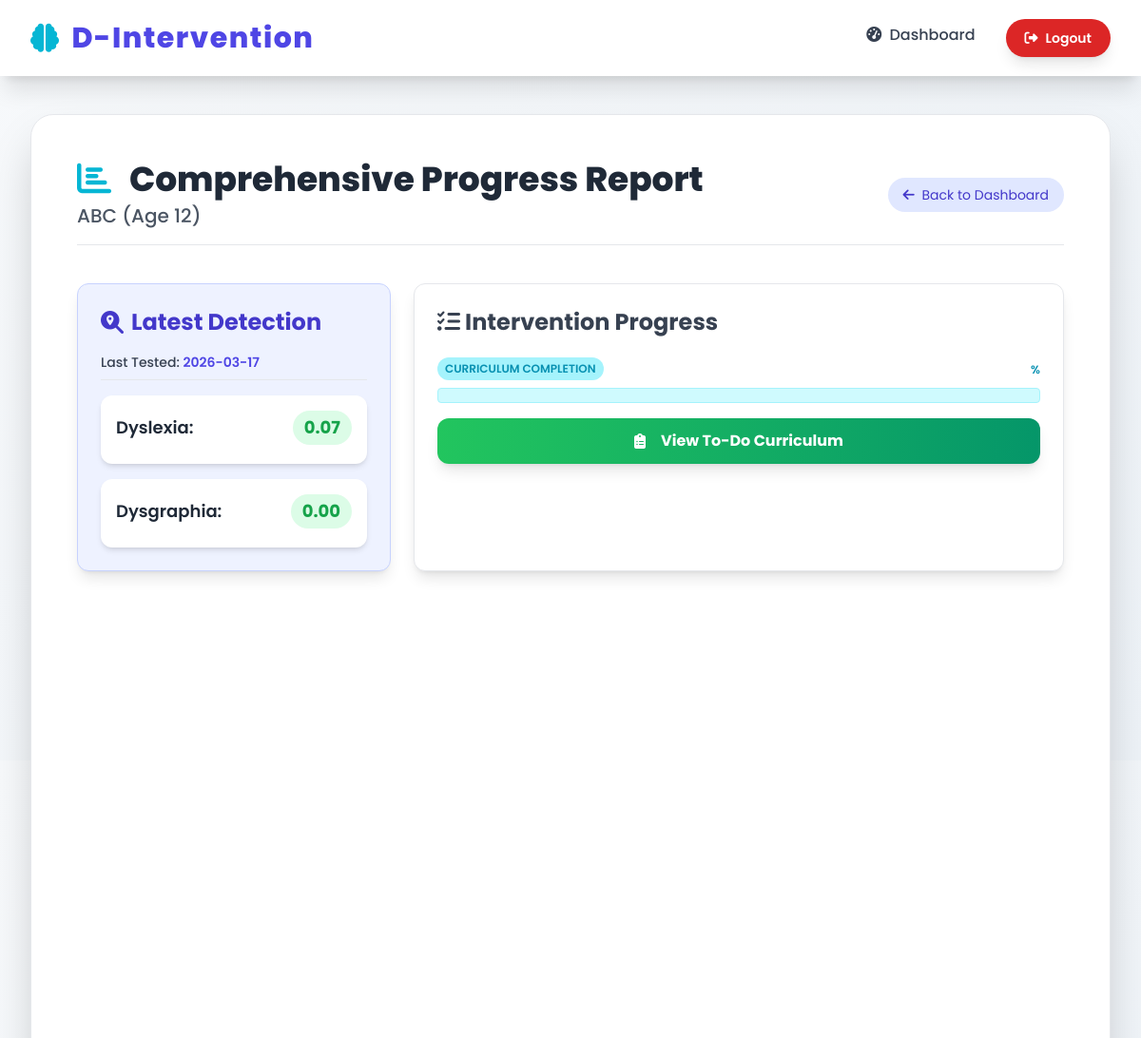
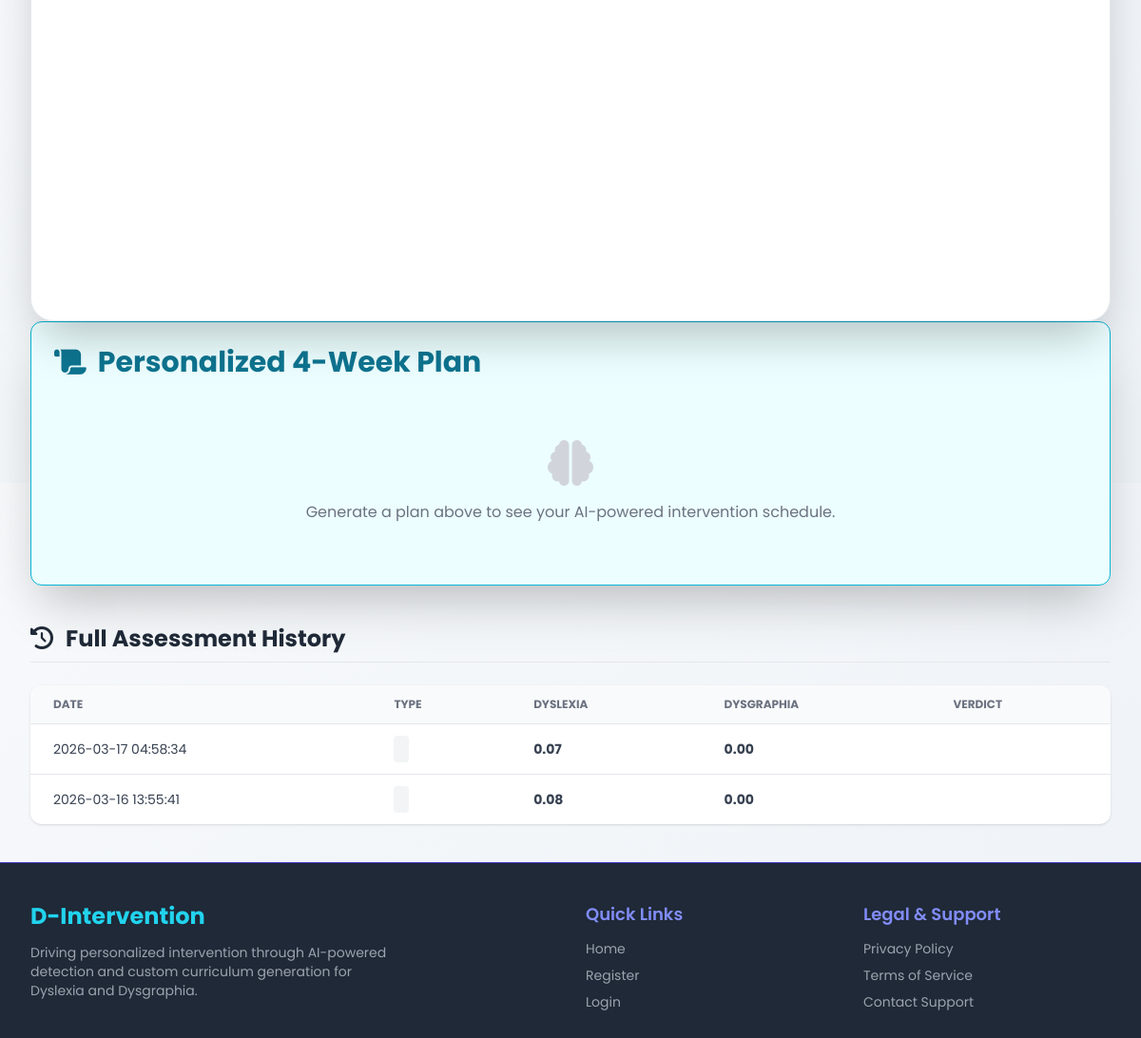
Screenshot of /parent/child_progress/3 (signed in) with the database file from the repository (2 pictures, top to bottom).
### tables this page shows
CREATE TABLE children (
            id INTEGER PRIMARY KEY AUTOINCREMENT,
            parent_id INTEGER NOT NULL,
            name TEXT NOT NULL,
            age INTEGER NOT NULL,
            school_class TEXT,
            created_at TIMESTAMP DEFAULT CURRENT_TIMESTAMP,
            FOREIGN KEY (parent_id) REFERENCES parents(id) ON DELETE CASCADE
        );

CREATE TABLE assessments (
            id INTEGER PRIMARY KEY AUTOINCREMENT,
            child_id INTEGER,
            parent_id INTEGER,
            screening_type TEXT NOT NULL,
            dyslexia_score REAL DEFAULT 0.0,
            dysgraphia_score REAL DEFAULT 0.0,
            verdict TEXT,
            raw_data_path TEXT,
            reference_text TEXT, 
            created_at TIMESTAMP DEFAULT CURRENT_TIMESTAMP,
            FOREIGN KEY (child_id) REFERENCES children(id) ON DELETE SET NULL,
            FOREIGN KEY (parent_id) REFERENCES parents(id) ON DELETE CASCADE
        );

### app.py (the view)
@app.route('/parent/child_progress/<int:child_id>')
@parent_required
def child_progress(child_id):
    conn = get_db_connection()
    parent = conn.execute("SELECT username FROM parents WHERE id = ?", (session['parent_id'],)).fetchone()
    child_check = conn.execute("SELECT parent_id, name, age FROM children WHERE id = ?", (child_id,)).fetchone()
    if not child_check or child_check['parent_id'] != session['parent_id']:
          flash("Unauthorized access.", "error")
          conn.close()
          return redirect(url_for('parent_dashboard'))
    child = dict(child_check)
    child['id'] = child_id
    all_assessments = conn.execute("""
        SELECT dyslexia_score, dysgraphia_score, raw_data_path, created_at, reference_text
        FROM assessments WHERE child_id = ? ORDER BY created_at DESC
    """, (child_id,)).fetchall()
    all_assessments = [dict(a) for a in all_assessments]
    latest_assessment = all_assessments[0] if all_assessments else None
    conn.close()
    print()
    return render_template(
        'child_progress.html',
        parent=parent, # <--- ADD THIS LINE
        child=child,
        latest_assessment=latest_assessment,
        all_assessments=all_assessments,
        generate_personalized_curriculum=generate_personalized_curriculum
    )

### app.py (called while the page is built)
def get_db_connection():
    conn = sqlite3.connect(DATABASE)
    conn.row_factory = sqlite3.Row
    return conn

def login_required_role(role):
    def wrapper(f):
        @wraps(f)
        def decorated(*args, **kwargs):
            if role == 'admin' and session.get('role') != 'admin':
                flash("Please log in as Admin.", "warning")
                return redirect(url_for('login'))
            if role == 'parent' and session.get('role') != 'parent':
                flash("Please log in as Parent.", "warning")
                return redirect(url_for('login'))
            return f(*args, **kwargs)
        return decorated
    return wrapper

### templates/child_progress.html (shortened to what this page needs)
{% extends "layout.html" %}
{% block content %}
    <header class="mb-10 border-b pb-4 flex flex-col md:flex-row justify-between items-start md:items-center">
        <div>
            <h2 class="text-4xl font-extrabold text-gray-800"><i class="fas fa-chart-bar mr-3 text-cyan-500"></i> Comprehensive Progress Report</h2>
            <p class="text-gray-600 text-xl mt-1 font-medium">{{ child['name'] }} (Age {{ child['age'] }})</p>
        </div>
        <a href="{{ url_for('admin_dashboard' if session.get('role') == 'admin' else 'parent_dashboard') }}"
           class="mt-4 md:mt-0 text-sm bg-indigo-100 text-indigo-700 px-4 py-2 rounded-full hover:bg-indigo-200 transition duration-150">
            <i class="fas fa-arrow-left mr-1"></i> Back to Dashboard
        </a>
    </header>
    <div class="grid grid-cols-1 md:grid-cols-3 gap-6 mb-10">
        <div class="bg-indigo-50 p-6 rounded-xl shadow-lg border border-indigo-200" data-aos="fade-up">
            <h3 class="text-2xl font-bold text-indigo-700 mb-4 flex items-center gap-2"><i class="fas fa-search-location"></i> Latest Detection</h3>
            {% if latest_assessment %}
                <p class="text-sm text-gray-700 font-medium mb-4 border-b pb-2">Last Tested: <span class="text-indigo-600 font-semibold">{{ latest_assessment['created_at'].split()[0] }}</span></p>
                <div class="space-y-4">
                    <div class="p-4 rounded-xl bg-white shadow-md">
                        <h4 class="font-semibold text-lg mb-1 flex justify-between items-center">Dyslexia:
                            <span class="{% if latest_assessment['dyslexia_score'] >= 0.4 %} text-red-600 bg-red-100 {% else %} text-green-600 bg-green-100 {% endif %} px-3 py-1 rounded-full font-bold">
                                {{ "{:.2f}".format(latest_assessment['dyslexia_score']) }}
                            </span>
                        </h4>
                    </div>
                    <div class="p-4 rounded-xl bg-white shadow-md">
                        <h4 class="font-semibold text-lg mb-1 flex justify-between items-center">Dysgraphia:
                            <span class="{% if latest_assessment['dysgraphia_score'] >= 0.6 %} text-red-600 bg-red-100 {% else %} text-green-600 bg-green-100 {% endif %} px-3 py-1 rounded-full font-bold">
                                {{ "{:.2f}".format(latest_assessment['dysgraphia_score']) }}
                            </span>
                        </h4>
                    </div>
                </div>
            {% else %}
                <p class="text-gray-600 italic">No assessments found. Run a screening to see results.</p>
            {% endif %}
        </div>
        <div class="md:col-span-2 bg-white p-6 rounded-xl shadow-lg border border-gray-200">
            <h3 class="text-2xl font-bold text-gray-700 mb-4"><i class="fas fa-tasks"></i> Intervention Progress</h3>
            <div class="relative pt-1">
                <div class="flex mb-2 items-center justify-between">
                    <div>
                        <span class="text-xs font-semibold inline-block py-1 px-2 uppercase rounded-full text-cyan-600 bg-cyan-200">
                            Curriculum Completion
                        </span>
                    </div>
                    <div class="text-right">
                        <span class="text-xs font-semibold inline-block text-cyan-600">
                            {{ progress_percent }}%
                        </span>
                    </div>
                </div>
                <div class="overflow-hidden h-4 mb-4 text-xs flex rounded bg-cyan-100 border border-cyan-200">
                </div>
            </div>
            <div class="mt-4">
    {% if latest_assessment %}
        <a href="{{ url_for('view_todo_curriculum', child_id=child.id) }}">
            <button class="w-full bg-gradient-to-r from-green-500 to-emerald-600 text-white font-bold py-3 rounded-xl hover:from-green-600 hover:to-emerald-700 shadow-lg transition flex items-center justify-center gap-2">
                <i class="fas fa-clipboard-list mr-2"></i> View To-Do Curriculum
            </button>
        </a>
    </div>
    {% endif %}
</div>
        </div>
    </div>
    <div class="p-6 rounded-xl shadow-2xl border border-cyan-500 bg-cyan-50 mb-10" data-aos="fade-up">
        <h3 class="text-3xl font-bold text-cyan-700 mb-6 flex items-center gap-3"><i class="fas fa-scroll"></i> Personalized 4-Week Plan</h3>
        {% if intervention %}
            <div class="grid grid-cols-1 gap-4">
                {% for week_key, plan in intervention.curriculum.items() %}
                    {% set week_num = loop.index %}
                    <div class="border rounded-xl bg-white shadow-sm overflow-hidden
                                {% if week_num == intervention.current_week %} border-cyan-500 ring-2 ring-cyan-200 {% endif %}">
                        <div class="p-4 flex justify-between items-center cursor-pointer bg-gray-50 hover:bg-gray-100"
                             onclick="document.getElementById('week-{{ week_num }}').classList.toggle('hidden')">
                            <span class="text-xl font-bold {% if week_num < intervention.current_week %} text-green-600 {% else %} text-gray-800 {% endif %}">
                                {{ week_key }} {% if week_num < intervention.current_week %}<i class="fas fa-check-circle ml-2"></i>{% endif %}
                            </span>
                            <i class="fas fa-chevron-down text-gray-400"></i>
                        </div>
                        <div id="week-{{ week_num }}" class="p-6 {% if week_num != intervention.current_week %} hidden {% endif %} border-t">
                            <h4 class="font-bold text-indigo-700 text-lg mb-2">Focus: {{ plan.focus_area }}</h4>
                            <div class="grid md:grid-cols-2 gap-6">
                                <div>
                                    <h5 class="font-semibold text-gray-700 mb-2 border-b">Daily Activities</h5>
                                    <ul class="space-y-2">
                                        {% for act in plan.daily_activities %}
                                            <li class="flex items-start gap-2 text-gray-600"><i class="fas fa-star text-yellow-500 mt-1"></i> {{ act }}</li>
                                        {% endfor %}
                                    </ul>
                                </div>
                                <div>
                                    <h5 class="font-semibold text-gray-700 mb-2 border-b">Parent Support Tips</h5>
                                    <ul class="space-y-2">
                                        {% for tip in plan.parent_tips %}
                                            <li class="flex items-start gap-2 text-gray-600"><i class="fas fa-lightbulb text-cyan-500 mt-1"></i> {{ tip }}</li>
                                        {% endfor %}
                                    </ul>
                                </div>
                            </div>
                            {% if week_num == intervention.current_week and week_num <= 4 %}
                                <form action="{{ url_for('complete_week', child_id=child.id, week_num=week_num) }}" method="POST" class="mt-6">
                                    <button class="bg-green-600 text-white px-6 py-2 rounded-lg font-bold hover:bg-green-700 w-full md:w-auto">
                                        Mark Week {{ week_num }} Completed
                                    </button>
                                </form>
                            {% endif %}
                        </div>
                    </div>
                {% endfor %}
            </div>
        {% else %}
            <div class="text-center p-10">
                <i class="fas fa-brain text-5xl text-gray-300 mb-4"></i>
                <p class="text-gray-500">Generate a plan above to see your AI-powered intervention schedule.</p>
            </div>
        {% endif %}
    </div>
    <div class="mt-10">
        <h3 class="text-2xl font-bold text-gray-800 mb-6 border-b pb-2"><i class="fas fa-history mr-2"></i> Full Assessment History</h3>
        <div class="bg-white rounded-xl shadow overflow-hidden">
            <table class="min-w-full divide-y divide-gray-200">
                <thead class="bg-gray-50 text-gray-500 text-xs uppercase font-medium">
                    <tr>
                        <th class="px-6 py-3 text-left">Date</th>
                        <th class="px-6 py-3 text-left">Type</th>
                        <th class="px-6 py-3 text-left">Dyslexia</th>
                        <th class="px-6 py-3 text-left">Dysgraphia</th>
                        <th class="px-6 py-3 text-left">Verdict</th>
                    </tr>
                </thead>
                <tbody class="divide-y divide-gray-200 text-sm text-gray-700">
                    {% for record in all_assessments %}
                    <tr>
                        <td class="px-6 py-4 whitespace-nowrap">{{ record.created_at }}</td>
                        <td class="px-6 py-4"><span class="bg-gray-100 px-2 py-1 rounded">{{ record.screening_type }}</span></td>
                        <td class="px-6 py-4 font-bold">{{ "{:.2f}".format(record.dyslexia_score) }}</td>
                        <td class="px-6 py-4 font-bold">{{ "{:.2f}".format(record.dysgraphia_score) }}</td>
                        <td class="px-6 py-4 italic text-indigo-600">{{ record.verdict }}</td>
                    </tr>
                    {% endfor %}
                </tbody>
            </table>
        </div>
    </div>
{% endblock %}

### templates/layout.html (style rules this page uses)
:root { --color-primary: #4f46e5; --color-accent: #06b6d4; }
body { font-family: 'Poppins', sans-serif; background: linear-gradient(135deg, #f7f9fb 0%, #edf2f7 100%); color: #1f2937; }
html { scroll-behavior: smooth; }

### rows the page displays
children: name "ABC", age "12"
assessments: created_at "2026-03-17", dyslexia_score "0.07", dysgraphia_score "0.00", created_at "2026-03-17 04:58:34"
assessments: created_at "2026-03-16 13:55:41", dyslexia_score "0.08", dysgraphia_score "0.00"
